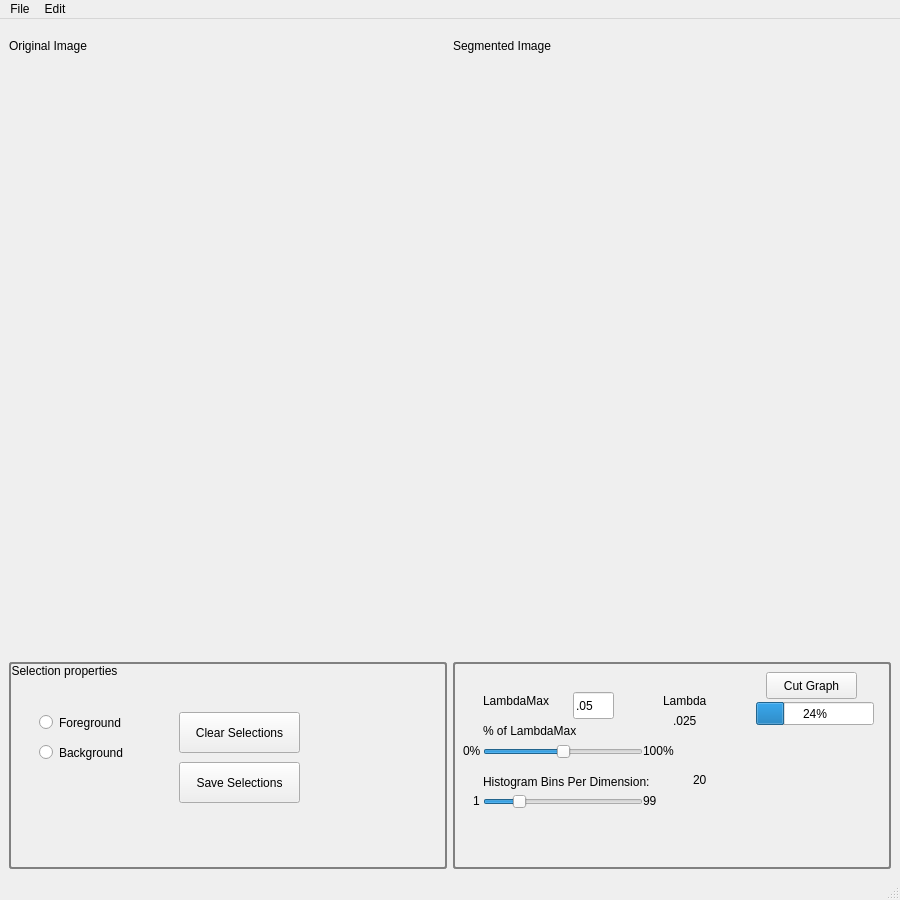
<?xml version="1.0" encoding="UTF-8"?>
<ui version="4.0">
 <class>MainWindow</class>
 <widget class="QMainWindow" name="MainWindow">
  <property name="geometry">
   <rect>
    <x>0</x>
    <y>0</y>
    <width>900</width>
    <height>900</height>
   </rect>
  </property>
  <property name="minimumSize">
   <size>
    <width>900</width>
    <height>900</height>
   </size>
  </property>
  <property name="windowTitle">
   <string>Interactive Graph Cut Segmentation</string>
  </property>
  <widget class="QWidget" name="centralwidget">
   <layout class="QGridLayout" name="gridLayout_2">
    <item row="0" column="0">
     <layout class="QGridLayout" name="gridLayout" rowstretch="1,17,6">
      <item row="0" column="0">
       <widget class="QLabel" name="label_9">
        <property name="text">
         <string>Original Image</string>
        </property>
       </widget>
      </item>
      <item row="0" column="1">
       <widget class="QLabel" name="label_10">
        <property name="text">
         <string>Segmented Image</string>
        </property>
       </widget>
      </item>
      <item row="1" column="0">
       <widget class="QVTKWidget" name="qvtkWidgetLeft"/>
      </item>
      <item row="1" column="1">
       <widget class="QVTKWidget" name="qvtkWidgetRight"/>
      </item>
      <item row="2" column="0">
       <widget class="QGroupBox" name="grpSelection">
        <property name="styleSheet">
         <string notr="true">QGroupBox#grpSelection { 
     border: 2px solid gray; 
     border-radius: 3px; 
 } 

QGroupBox#grpSelection::title { 
    background-color: transparent;
 } </string>
        </property>
        <property name="title">
         <string>Selection properties</string>
        </property>
        <widget class="QRadioButton" name="radBackground">
         <property name="geometry">
          <rect>
           <x>30</x>
           <y>80</y>
           <width>106</width>
           <height>21</height>
          </rect>
         </property>
         <property name="text">
          <string>Background</string>
         </property>
        </widget>
        <widget class="QRadioButton" name="radForeground">
         <property name="geometry">
          <rect>
           <x>30</x>
           <y>50</y>
           <width>106</width>
           <height>21</height>
          </rect>
         </property>
         <property name="text">
          <string>Foreground</string>
         </property>
        </widget>
        <widget class="QPushButton" name="btnClearSelections">
         <property name="geometry">
          <rect>
           <x>170</x>
           <y>50</y>
           <width>121</width>
           <height>41</height>
          </rect>
         </property>
         <property name="text">
          <string>Clear Selections</string>
         </property>
        </widget>
        <widget class="QPushButton" name="btnSaveSelections">
         <property name="geometry">
          <rect>
           <x>170</x>
           <y>100</y>
           <width>121</width>
           <height>41</height>
          </rect>
         </property>
         <property name="toolTip">
          <string>The foreground and background pixels will be saved as binary images in X_Foreground.png and X_Background.png where X is specified in the file save diaglog.</string>
         </property>
         <property name="text">
          <string>Save Selections</string>
         </property>
        </widget>
       </widget>
      </item>
      <item row="2" column="1">
       <widget class="QGroupBox" name="groupBox">
        <property name="styleSheet">
         <string notr="true">QGroupBox#groupBox { 
     border: 2px solid gray; 
     border-radius: 3px; 
 } 

QGroupBox#groupBox::title { 
    background-color: transparent;
 } </string>
        </property>
        <property name="title">
         <string/>
        </property>
        <property name="flat">
         <bool>false</bool>
        </property>
        <widget class="QLabel" name="label_3">
         <property name="geometry">
          <rect>
           <x>30</x>
           <y>30</y>
           <width>91</width>
           <height>17</height>
          </rect>
         </property>
         <property name="text">
          <string>LambdaMax</string>
         </property>
        </widget>
        <widget class="QLineEdit" name="txtLambdaMax">
         <property name="geometry">
          <rect>
           <x>120</x>
           <y>30</y>
           <width>41</width>
           <height>27</height>
          </rect>
         </property>
         <property name="toolTip">
          <string>The value of Lambda if the slider is set to 100%</string>
         </property>
         <property name="text">
          <string>.05</string>
         </property>
        </widget>
        <widget class="QLabel" name="label">
         <property name="geometry">
          <rect>
           <x>30</x>
           <y>60</y>
           <width>131</width>
           <height>17</height>
          </rect>
         </property>
         <property name="text">
          <string>% of LambdaMax</string>
         </property>
        </widget>
        <widget class="QSlider" name="sldLambda">
         <property name="geometry">
          <rect>
           <x>30</x>
           <y>80</y>
           <width>160</width>
           <height>19</height>
          </rect>
         </property>
         <property name="toolTip">
          <string>The percentage of LambdaMax to use as Lambda</string>
         </property>
         <property name="value">
          <number>50</number>
         </property>
         <property name="orientation">
          <enum>Qt::Horizontal</enum>
         </property>
        </widget>
        <widget class="QLabel" name="lblLambda">
         <property name="geometry">
          <rect>
           <x>220</x>
           <y>50</y>
           <width>51</width>
           <height>17</height>
          </rect>
         </property>
         <property name="toolTip">
          <string>The final value of Labmda to use. When Lambda is high, there is no regularization. That is, each pixel decides its label independently (does not care about the labeling of its neighbors).</string>
         </property>
         <property name="text">
          <string>.025</string>
         </property>
        </widget>
        <widget class="QLabel" name="label_4">
         <property name="geometry">
          <rect>
           <x>210</x>
           <y>30</y>
           <width>64</width>
           <height>17</height>
          </rect>
         </property>
         <property name="text">
          <string>Lambda</string>
         </property>
        </widget>
        <widget class="QLabel" name="label_6">
         <property name="geometry">
          <rect>
           <x>190</x>
           <y>80</y>
           <width>41</width>
           <height>17</height>
          </rect>
         </property>
         <property name="text">
          <string>100%</string>
         </property>
        </widget>
        <widget class="QLabel" name="label_5">
         <property name="geometry">
          <rect>
           <x>10</x>
           <y>80</y>
           <width>21</width>
           <height>17</height>
          </rect>
         </property>
         <property name="text">
          <string>0%</string>
         </property>
        </widget>
        <widget class="QSlider" name="sldHistogramBins">
         <property name="geometry">
          <rect>
           <x>30</x>
           <y>130</y>
           <width>160</width>
           <height>19</height>
          </rect>
         </property>
         <property name="toolTip">
          <string>The higher this value, the more discriminative the regional term will be.</string>
         </property>
         <property name="value">
          <number>20</number>
         </property>
         <property name="orientation">
          <enum>Qt::Horizontal</enum>
         </property>
        </widget>
        <widget class="QLabel" name="lblHistogramBins">
         <property name="geometry">
          <rect>
           <x>240</x>
           <y>110</y>
           <width>41</width>
           <height>16</height>
          </rect>
         </property>
         <property name="text">
          <string>20</string>
         </property>
        </widget>
        <widget class="QLabel" name="label_2">
         <property name="geometry">
          <rect>
           <x>30</x>
           <y>110</y>
           <width>211</width>
           <height>20</height>
          </rect>
         </property>
         <property name="text">
          <string>Histogram Bins Per Dimension:</string>
         </property>
        </widget>
        <widget class="QPushButton" name="btnCut">
         <property name="geometry">
          <rect>
           <x>313</x>
           <y>10</y>
           <width>91</width>
           <height>27</height>
          </rect>
         </property>
         <property name="text">
          <string>Cut Graph</string>
         </property>
        </widget>
        <widget class="QProgressBar" name="progressBar">
         <property name="geometry">
          <rect>
           <x>303</x>
           <y>40</y>
           <width>118</width>
           <height>23</height>
          </rect>
         </property>
         <property name="value">
          <number>24</number>
         </property>
        </widget>
        <widget class="QLabel" name="label_7">
         <property name="geometry">
          <rect>
           <x>20</x>
           <y>130</y>
           <width>16</width>
           <height>17</height>
          </rect>
         </property>
         <property name="text">
          <string>1</string>
         </property>
        </widget>
        <widget class="QLabel" name="label_8">
         <property name="geometry">
          <rect>
           <x>190</x>
           <y>130</y>
           <width>21</width>
           <height>17</height>
          </rect>
         </property>
         <property name="text">
          <string>99</string>
         </property>
        </widget>
       </widget>
      </item>
     </layout>
    </item>
   </layout>
  </widget>
  <widget class="QMenuBar" name="menubar">
   <property name="geometry">
    <rect>
     <x>0</x>
     <y>0</y>
     <width>900</width>
     <height>25</height>
    </rect>
   </property>
   <widget class="QMenu" name="menuFile">
    <property name="title">
     <string>File</string>
    </property>
    <addaction name="actionOpenImage"/>
    <addaction name="actionSaveSegmentation"/>
   </widget>
   <widget class="QMenu" name="menuEdit">
    <property name="title">
     <string>Edit</string>
    </property>
    <addaction name="actionFlipImage"/>
   </widget>
   <addaction name="menuFile"/>
   <addaction name="menuEdit"/>
  </widget>
  <widget class="QStatusBar" name="statusbar"/>
  <action name="actionOpenImage">
   <property name="text">
    <string>Open Image</string>
   </property>
  </action>
  <action name="actionOpen_Grayscale_Image">
   <property name="text">
    <string>Open As Grayscale Image</string>
   </property>
  </action>
  <action name="actionOpen_RGBDI_Image">
   <property name="text">
    <string>Open As RGBDI Image</string>
   </property>
  </action>
  <action name="actionSaveSegmentation">
   <property name="text">
    <string>Save Segmentation</string>
   </property>
  </action>
  <action name="actionFlipImage">
   <property name="text">
    <string>Flip Image</string>
   </property>
  </action>
 </widget>
 <customwidgets>
  <customwidget>
   <class>QVTKWidget</class>
   <extends>QWidget</extends>
   <header>QVTKWidget.h</header>
  </customwidget>
 </customwidgets>
 <resources/>
 <connections/>
</ui>
